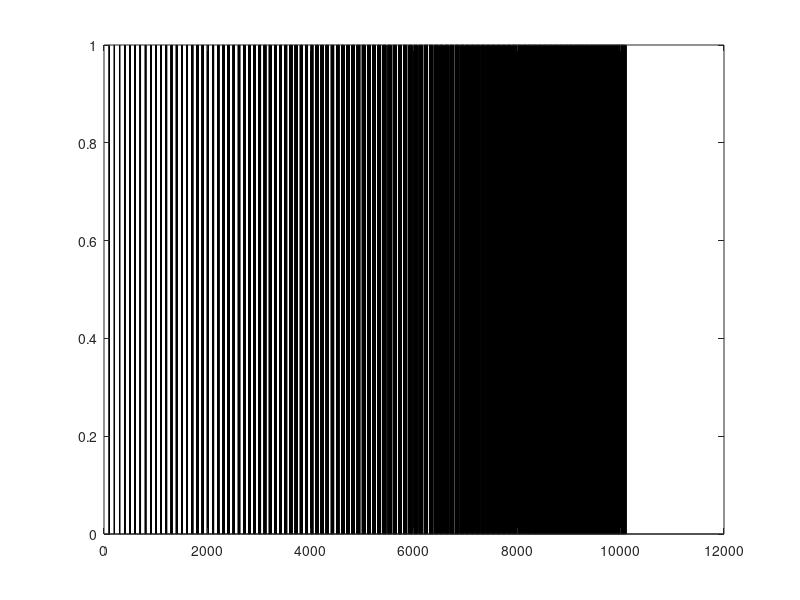

The MATLAB source for this figure:
close all;

i=1;
for n=1:100
    for m=0:n
        out(i) = n*100+m;
        i = i + 1;
    end
end

count = zeros(1,max(out));

for i=1:length(out)
   
    count(out(i)) = count(out(i)) + 1;
    
end

figure;
bar(count);